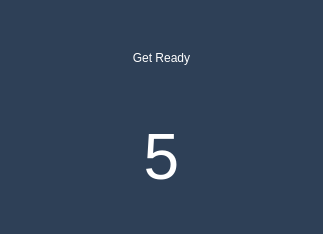
<?xml version="1.0" encoding="UTF-8"?>
<ui version="4.0">
 <class>countdownForm</class>
 <widget class="QWidget" name="countdownForm">
  <property name="geometry">
   <rect>
    <x>0</x>
    <y>0</y>
    <width>323</width>
    <height>234</height>
   </rect>
  </property>
  <property name="windowTitle">
   <string>Form</string>
  </property>
  <property name="styleSheet">
   <string notr="true">QWidget#countdownForm{
	background-color: #2E4057;
}

QLabel{
	font: 24pt &quot;Consolas&quot;;
	color: white;
}
QPushButton {
	font: 12pt &quot;Consolas&quot;;
	color: white;
	background-color: #5BC0EB;
	border-radius: 5;
}
QPushButton:pressed {
	background-color: rgb(53, 114, 138);
}

QTextEdit {
	font: 12pt &quot;Consolas&quot;;
	color: white;
	background-color: #2E86AB;
	border-radius: 5;
	padding: 15;

}

QLineEdit {
	font: 12pt &quot;Consolas&quot;;
	color: white;
	background-color: #2E86AB;
	border-radius: 5;
	padding-left: 15;
}</string>
  </property>
  <layout class="QVBoxLayout" name="verticalLayout">
   <item>
    <widget class="QLabel" name="label">
     <property name="text">
      <string>Get Ready</string>
     </property>
     <property name="alignment">
      <set>Qt::AlignCenter</set>
     </property>
    </widget>
   </item>
   <item>
    <widget class="QLabel" name="timeLabel">
     <property name="styleSheet">
      <string notr="true">font: 48pt;</string>
     </property>
     <property name="text">
      <string>5</string>
     </property>
     <property name="alignment">
      <set>Qt::AlignCenter</set>
     </property>
    </widget>
   </item>
   <item>
    <spacer name="verticalSpacer">
     <property name="orientation">
      <enum>Qt::Vertical</enum>
     </property>
     <property name="sizeType">
      <enum>QSizePolicy::Fixed</enum>
     </property>
     <property name="sizeHint" stdset="0">
      <size>
       <width>20</width>
       <height>20</height>
      </size>
     </property>
    </spacer>
   </item>
  </layout>
 </widget>
 <resources/>
 <connections/>
</ui>
